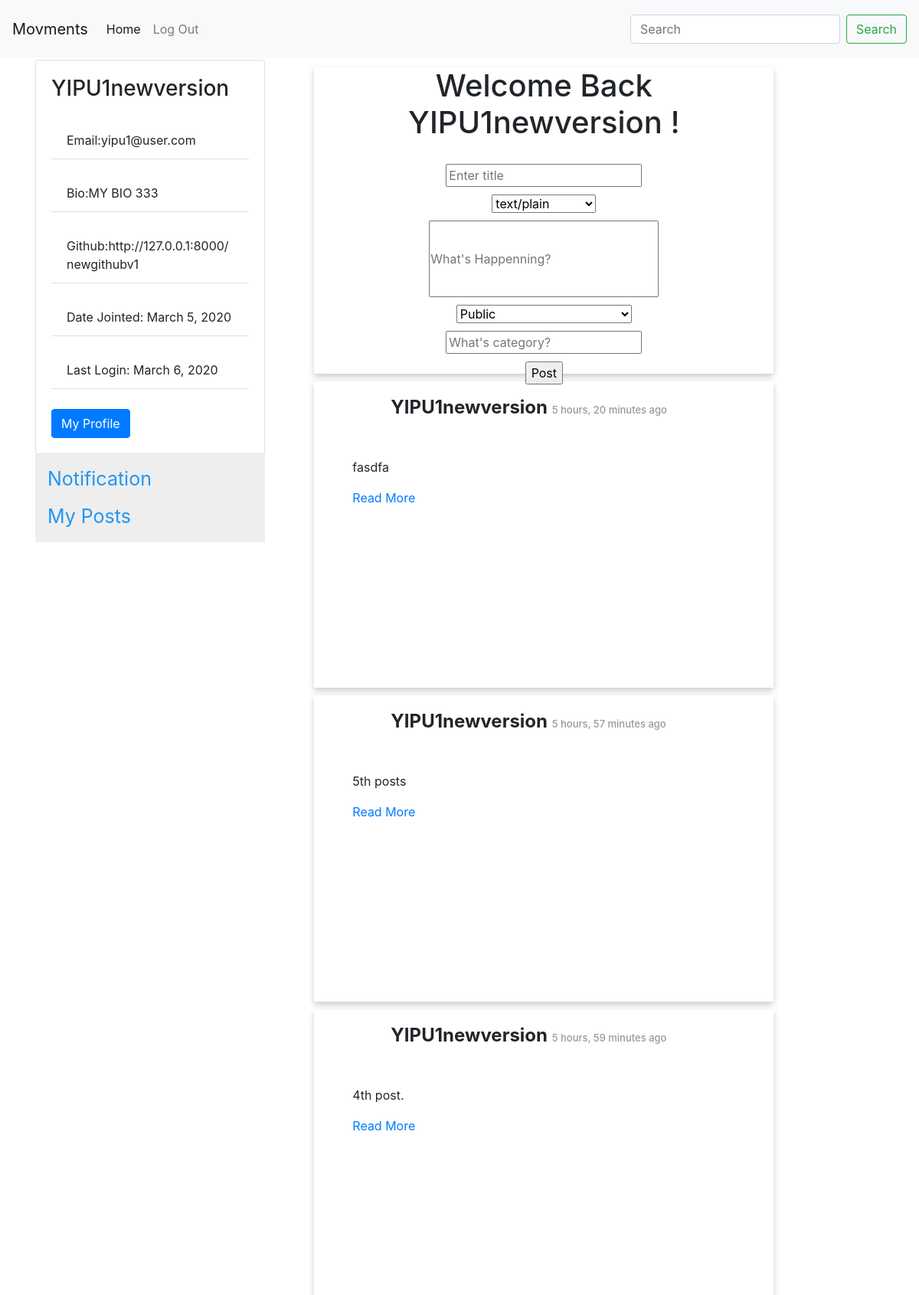
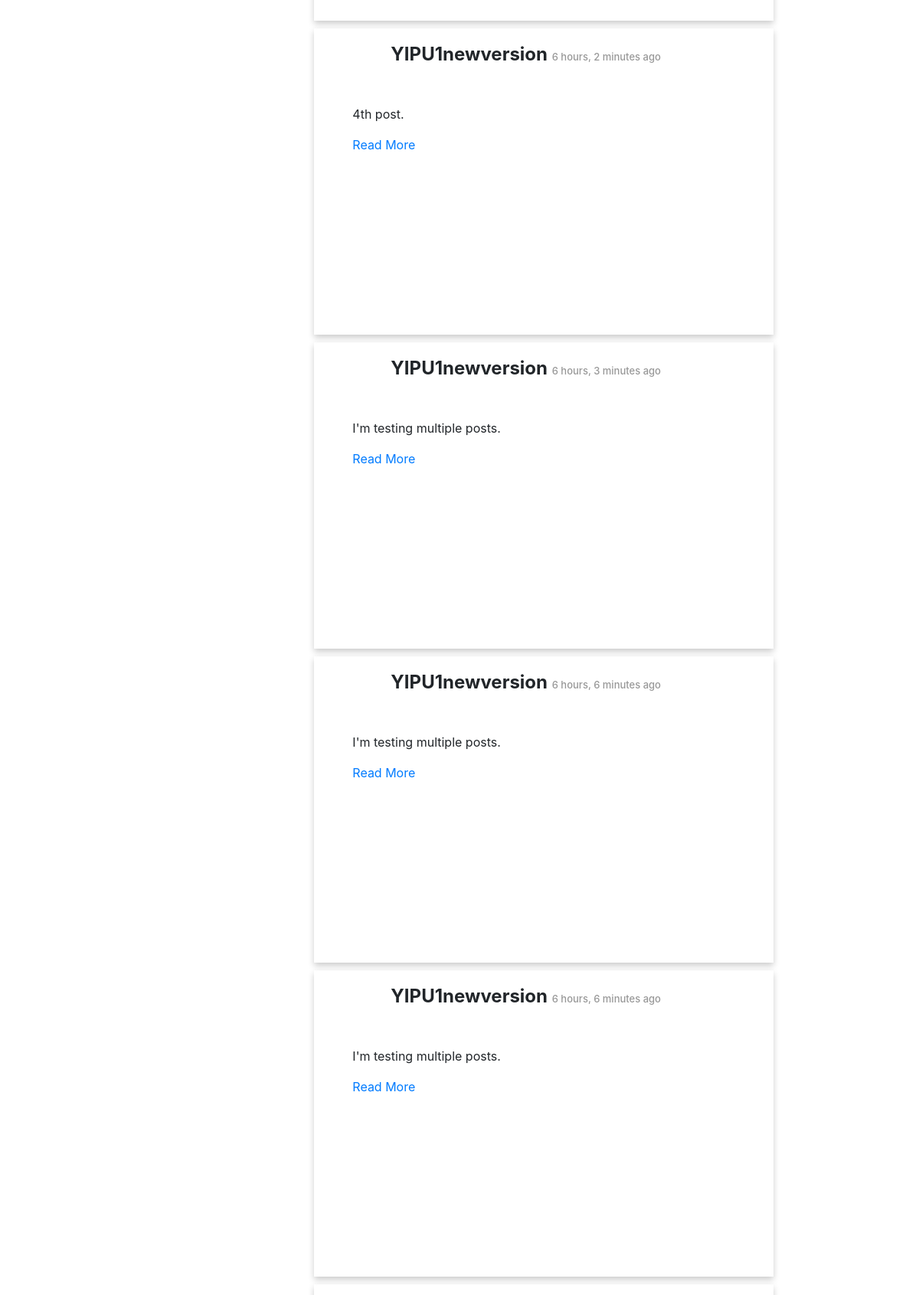
/service/posts/ (signed in, upper part), run on the app's committed database (2 pictures, top to bottom).
### accounts/models.py (models this page shows, shortened)
class Author(AbstractBaseUser):
    email=models.EmailField(
        verbose_name='email address',
        max_length=60,
        unique=True,
    )
    uid_str = uuid.uuid4().urn
    uuid_str = uid_str[9:] # str(settings.HOSTNAME)+"/author/"+
    id = models.CharField(primary_key=True, default=uuid_str, editable=False,max_length=100,unique=True)
    displayName = models.CharField(max_length=30)
    host = models.URLField(default=settings.HOSTNAME, max_length=100)
    url = models.URLField(default=uuid_str,max_length=100)
    github = models.URLField(default="", max_length=100, null=True)
    bio = models.CharField(max_length=200, null=True)
    date_joined=models.DateField(verbose_name="date joined", auto_now=True)
    last_login=models.DateField(verbose_name="date joined", auto_now=True)
    is_active=models.BooleanField(default=True)
    is_admin=models.BooleanField(default=False)
    objects=AuthorManager()
    USERNAME_FIELD = 'email'
    REQUIRED_FIELDS = ['displayName', ]

### posting/models.py (models this page shows)
class Post(models.Model):
    POST_VISIBILITY = (
        ('PUBLIC', 'Public'),
        ('PRIVATE', 'Prviate to self'),
        ('FRIENDS', 'Private to friends'),
        ('FOAF', 'Private to friends of friends'),
        ('SERVERONLY', 'Private to local friends'),
    )
    CONTENT_TYPE = {
        ('text', 'text/plain'),
        ('md', 'text/markdown'),
    }
    id = models.UUIDField(primary_key=True, default=uuid.uuid4, editable=False)
    author = models.ForeignKey(Author, on_delete=models.CASCADE)
    title = models.CharField(max_length=50)
    content_type = models.CharField(max_length=4, default = 'text', choices=CONTENT_TYPE)
    content = models.CharField(max_length=200)
    category = models.CharField(max_length=200)
    pub_date = models.DateTimeField('date posted', auto_now_add=True, blank=True)
    visibility = models.CharField(max_length=10, default = 'PUBL', choices=POST_VISIBILITY)

### posting/views.py (the view, shortened to what this page needs)
# urls.py: path('posts/', views.ViewPublicPosts, name='view public posts'),
def ViewPublicPosts(request):
    public_posts = Post.objects.filter(visibility='PUBLIC').order_by('-pub_date')[:10]
    form = PostNewForm(request.POST or None)
    context = {
        'public_post_list': public_posts,
        'form': form,
    }
    return render(request, "posting/publicPosts.html", context)

### posting/forms.py
class PostNewForm(forms.ModelForm):
    class Meta:
        model = Post
        fields = [
            'title',
            'content_type',
            'content',
            'visibility',
            'category',
        ]

### posting/templates/posting/publicPosts.html (shortened to what this page needs)
{% extends 'posting/base.html' %}
{% block shortProfile %}
    {% if request.user.is_authenticated %}
        <div class="short-profile">
            <div class="card" style="width: 300px;">
                <div class="card-body">
                <h3 class="card-title">{{ request.user.displayName }}</h3>
                <p class="card-text">
                    <ul class="list-group list-group-flush">
                        <li class="list-group-item">Email:{{ request.user.email }}</li>
                        <li class="list-group-item">Bio:{{ request.user.bio }}</li>
                        <li class="list-group-item"> Github:{{ request.user.github }}</li>
                        <li class="list-group-item">Date Jointed: {{ request.user.date_joined }}</li>
                        <li class="list-group-item">Last Login: {{ request.user.last_login }}</li>
                    </ul>
                </p>
                <a href="{% url 'accounts:view profile' request.user.id %}" class="btn btn-primary">My Profile</a>
                </div>
            </div>
            <div class="sidenav">
                <a href="#Notifaction">Notification</a>
                <a href="{% url 'posting:view user posts' request.user.id %}">My Posts</a>
            </div>
        </div>
    {% endif %}
{% endblock %}
{% block content %}
    {% if public_post_list %}
        <ul>
            {% for post in public_post_list %}
            <li>
                <div class="post-card">
                    <h4 class="display-name"><b>{{ post.author.displayName }} </b> <span id="timestamp">{{ post.pub_date|timesince }} ago</span></h4>
                    <div class="post-content">
                    <p>{{ post.content }}</p>
                    <a  class="readmore" href="{% url 'posting:view post details' post.id %}">Read More</a>
                    </div>
                </div>
            </li>
            {% endfor %}
        </ul>
    {% else %}
        <p>No Public posts... Go make some!</p>
    {% endif %}
{% endblock %}
{% block newPost %}
    {% if request.user.is_authenticated %}
        <div class="post-card">
            <form action="." method="POST" class="post-form">
                <h1>Welcome Back {{ request.user.displayName }} !</h1>
                {{ form.as_ul }}
                <input type="submit" value="Post">
            </form>
        </div>
    {% endif %}
{% endblock %}

### posting/templates/posting/base.html (style rules this page uses)
.post-card { box-shadow: 0 4px 8px 0 rgba(0,0,0,0.2); position: relative; transition: 0.3s; width: 600px; height: 400px; margin-top: 10px; }
.display-name { position: absolute; left: 100px; top:20px }
.post-content { position: absolute; top:100px; left: 50px; height: 200px; width: 500px; }
ul { padding: 0; list-style-type: none; }
.post-form { text-align: center; }
.post-form #id_title { margin-top: 20px; }
.post-form #id_content { width: 300px; height: 100px; padding: 0; }
li { padding: 0; list-style-type: none; margin-top: 10px; margin-bottom: 10px; }
#timestamp { font-size: small; color:#989898; }
.sidenav { width: 300px; position: fixed; z-index: 1; margin-top: auto; margin-left: auto; background: #eee; overflow-x: hidden; padding: 8px 0; }
.sidenav a { padding: 6px 8px 6px 16px; text-decoration: none; font-size: 25px; color: #2196F3; display: block; }

### data on the page
Author: user.displayName "YIPU1newversion", user.email "yipu1@user.com", user.bio "MY BIO 333", user.github "http://127.0.0.1:8000/newgithubv1", user.date_joined "March 5, 2020", user.last_login "March 6, 2020"
Post: author.displayName "YIPU1newversion", pub_date "5 hours, 20 minutes", content "fasdfa"
Post: author.displayName "YIPU1newversion", pub_date "5 hours, 57 minutes", content "5th posts"
Post: author.displayName "YIPU1newversion", pub_date "5 hours, 59 minutes", content "4th post."
Post: author.displayName "YIPU1newversion", pub_date "6 hours, 2 minutes", content "4th post."
Post: author.displayName "YIPU1newversion", pub_date "6 hours, 3 minutes", content "I'm testing multiple posts."
Post: author.displayName "YIPU1newversion", pub_date "6 hours, 6 minutes", content "I'm testing multiple posts."
Post: author.displayName "YIPU1newversion", pub_date "6 hours, 6 minutes", content "I'm testing multiple posts."
